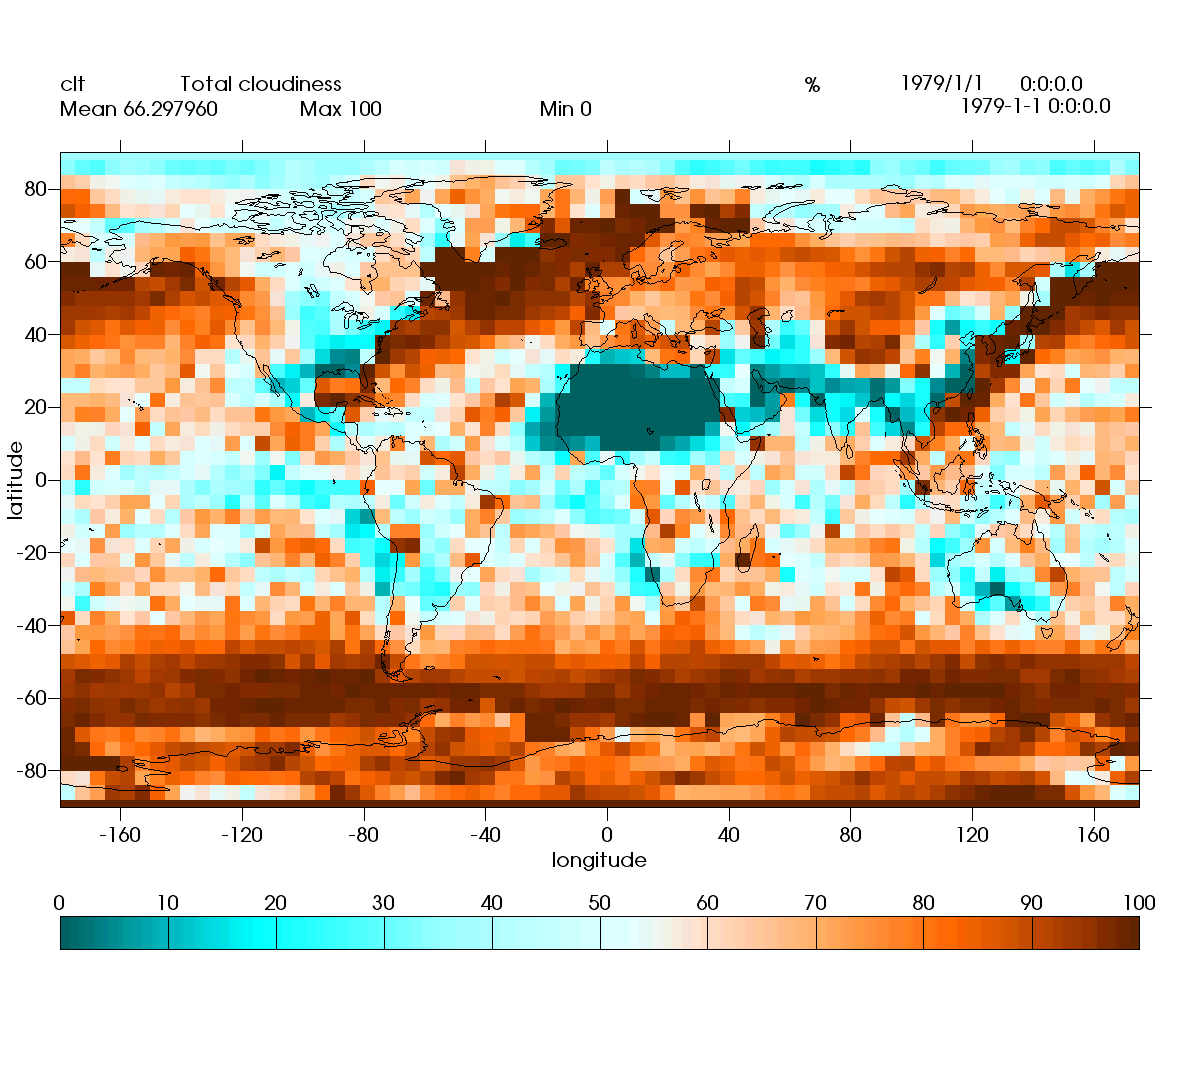

Here is the Python script that generated this plot:

import cdms2, os, sys, vcs, testing.regression as regression

cdmsfile = cdms2.open(os.path.join(vcs.sample_data,"clt.nc"))
data = cdmsfile('clt')
x = regression.init()
t=x.gettemplate('default')
x.plot(data, t, bg=True)

# This should force the image to update
x.setcolormap('bl_to_drkorang')
regression.run(x, "test_vcs_setcolormap.png")
